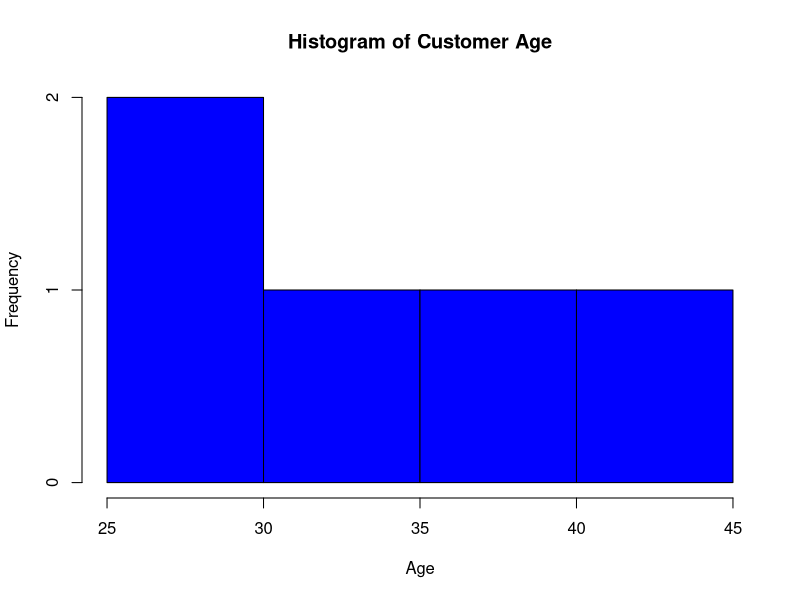
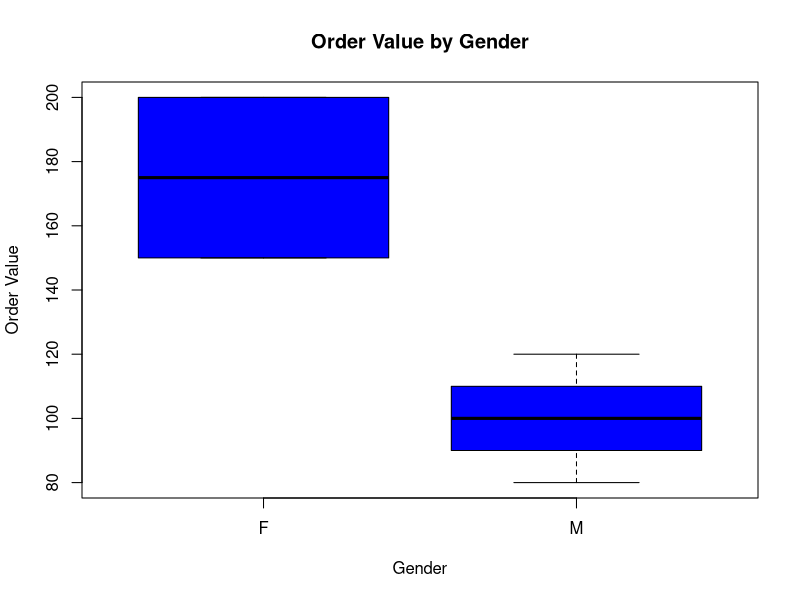
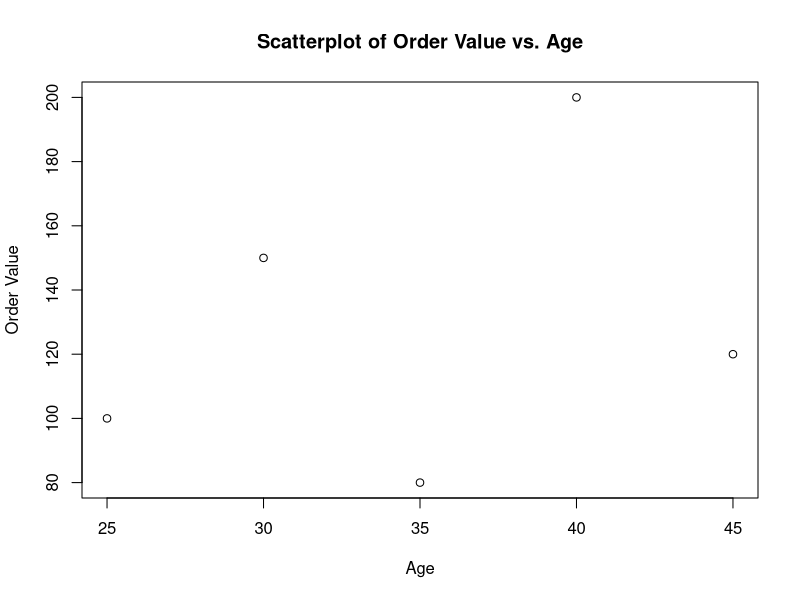
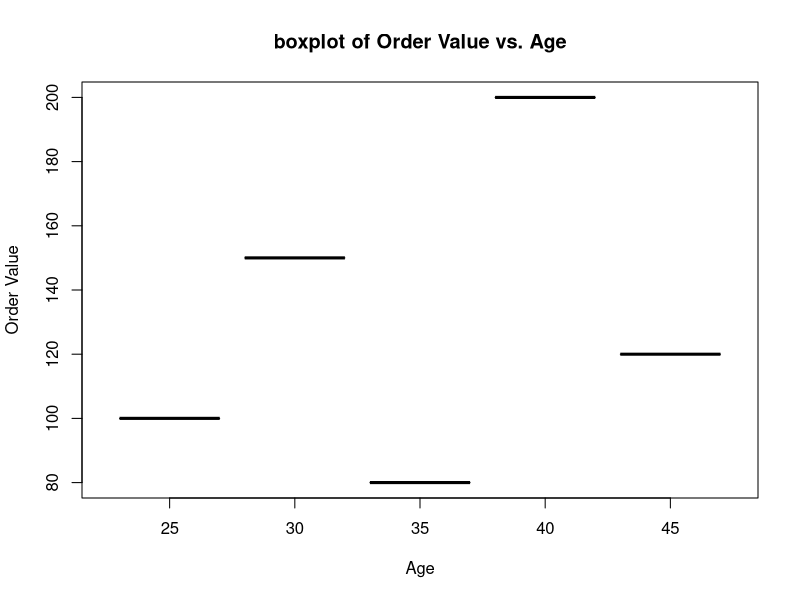

Generate these figures, in order, with R:
# Load necessary libraries
library(dplyr)

# Create Online Sales Data
online_sales <- data.frame(
  customer_id = c(1, 2, 3, 4, 5),
  product_purchased = c("A", "B", "C", "D", "E"),
  transaction_timestamp = as.POSIXct(c("2024-04-01 08:00:00", "2024-04-01 10:00:00", "2024-04-02 09:00:00", "2024-04-02 11:00:00", "2024-04-03 08:00:00")),
  order_value = c(100, 150, 80, 200, 120)
)

# Create In-Store Sales Data
instore_sales <- data.frame(
  customer_id = c(6, 7, 8, 9, 10),
  product_purchased = c("A", "B", "C", "D", "E"),
  transaction_timestamp = as.POSIXct(c("2024-04-01 08:00:00", "2024-04-01 10:00:00", "2024-04-02 09:00:00", "2024-04-02 11:00:00", "2024-04-03 08:00:00")),
  store_location = c("Store1", "Store2", "Store1", "Store3", "Store2")
)

# Create Customer Demographic Data
customer_demographics <- data.frame(
  customer_id = c(1, 2, 3, 4, 5, 6, 7, 8, 9, 10),
  age = c(25, 30, 35, 40, 45, 30, 35, 40, 45, 50),
  gender = c("M", "F", "M", "F", "M", "F", "M", "F", "M", "F"),
  income_level = c("Low", "Medium", "High", "Low", "High", "Medium", "Low", "High", "Medium", "Low"),
  location = c("City1", "City2", "City3", "City1", "City2", "City1", "City2", "City3", "City1", "City2")
)

# Create Product Inventory Data
product_inventory <- data.frame(
  product_purchased = c("A", "B", "C", "D", "E"),
  stock_level = c(100, 150, 200, 100, 120),
  SKU = c("SKU1", "SKU2", "SKU3", "SKU4", "SKU5"),
  product_category = c("Category1", "Category2", "Category3", "Category1", "Category2")
)

# Create Marketing Campaign Data
marketing_campaign <- data.frame(
  campaign_type = c("Email", "Social Media", "Online Ads"),
  duration = c(7, 10, 5),
  target_audience = c("All", "Female", "Male"),
  outcomes = c("Increased sales by 10%", "Increased engagement by 20%", "Reached new customer segment")
)

# Merge data from all sources
merged_data <- online_sales %>%
  full_join(instore_sales, by = c("customer_id", "product_purchased", "transaction_timestamp")) %>%
  full_join(customer_demographics, by = "customer_id") %>%
  full_join(product_inventory, by = "product_purchased") %>%
  left_join(marketing_campaign, by = character())

# Print merged data
print(merged_data)

#task 3
# Check for missing values
missing_values <- sapply(merged_data, function(x) sum(is.na(x)))
print(missing_values)

# Remove duplicates
cleaned_data <- merged_data %>%
  distinct()

# Standardize formats if needed
# For example, converting character fields to factors
cleaned_data$gender <- as.factor(cleaned_data$gender)
cleaned_data$income_level <- as.factor(cleaned_data$income_level)
cleaned_data$location <- as.factor(cleaned_data$location)
cleaned_data$product_category <- as.factor(cleaned_data$product_category)
cleaned_data$campaign_type <- as.factor(cleaned_data$campaign_type)
cleaned_data$target_audience <- as.factor(cleaned_data$target_audience)

# Print cleaned data
print(cleaned_data)

#task 4
# Merge sales data with customer demographic data
merged_sales_demographic <- merge(online_sales, customer_demographics, by = "customer_id", all.x = TRUE)

# Print merged data
print(merged_sales_demographic)

#task 5
# Load necessary libraries
library(plotrix)

# Summary statistics
summary(merged_sales_demographic)

# Histogram of customer age
hist(merged_sales_demographic$age, col = "blue", xlab = "Age", main = "Histogram of Customer Age")

# Boxplot of order value by gender
boxplot(merged_sales_demographic$order_value ~ merged_sales_demographic$gender, col = "blue", xlab = "Gender", ylab = "Order Value", main = "Order Value by Gender")

# Scatterplot of order value vs. age
plot(merged_sales_demographic$age, merged_sales_demographic$order_value, 
     xlab = "Age", ylab = "Order Value", main = "Scatterplot of Order Value vs. Age")

# Boxplot of order value by gender
boxplot(merged_sales_demographic$order_value ~ merged_sales_demographic$age, merged_data,main = "boxplot of Order Value vs. Age", xlab = "Age", ylab = "Order Value")

# Correlation matrix
correlation_matrix <- cor(merged_sales_demographic[, c("age", "order_value")])
print(correlation_matrix)

#task 6
# Check column names
expected_columns <- c("customer_id", "product_purchased", "transaction_timestamp", 
                      "order_value", "age", "gender", "income_level", "location")
if(all(expected_columns %in% colnames(merged_sales_demographic))) {
  print("All expected columns are present.")
} else {
  print("Some expected columns are missing.")
}

# Check for any unexpected values
# For example, check unique values in gender and product_category columns
unique_genders <- unique(merged_sales_demographic$gender)
print(unique_genders)

unique_product_categories <- unique(merged_sales_demographic$product_category)
print(unique_product_categories)

# Check for data integrity and consistency
# For example, ensure that order_value is non-negative
if(all(merged_sales_demographic$order_value >= 0)) {
  print("Order values are non-negative.")
} else {
  print("Some order values are negative. Check data integrity.")
}

# Check for consistency between age and income_level
income_levels <- unique(merged_sales_demographic$income_level)
for(level in income_levels) {
  cat("Summary statistics for age where income level is", level, ":\n")
  print(summary(merged_sales_demographic$age[merged_sales_demographic$income_level == level]))
}

